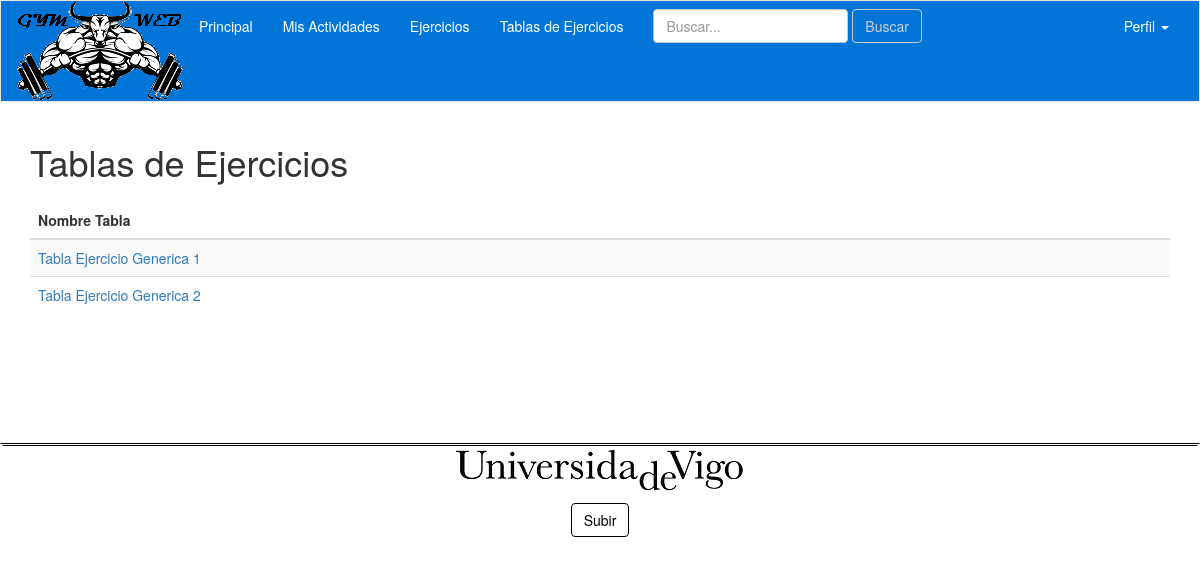
The page /views/Deportista/misTablas.php (signed in) on the database its author committed.
### tables this page shows
CREATE TABLE `tablaejercicios_has_usuario` (
  `TablaEjercicios_idTablaEjercicios` int(11) NOT NULL,
  `Usuario_idUsuario` int(11) NOT NULL
);

CREATE TABLE `tablaejercicios` (
  `idTablaEjercicios` int(11) NOT NULL,
  `nomTabla` varchar(30) DEFAULT NULL,
  `tipoTabla` varchar(30) DEFAULT NULL
);

### model/UsuarioMapper.php (called while the page is built, shortened)
<?php
require_once(__DIR__."/../conexion/bdConexion.php");
class UsuarioMapper{
    public static function getTablasEntrenamientos($idUsuario){
      global $connect;
      $resultado = mysqli_query($connect, 'SELECT * FROM tablaejercicios T, tablaejercicios_has_usuario U WHERE U.Usuario_idUsuario= "'.$idUsuario.'" AND U.TablaEjercicios_idTablaEjercicios = T.idTablaEjercicios ');
      if (mysqli_num_rows($resultado) > 0) {
        return $resultado;
      } else {
          return NULL;
      }
    }
}
?>

### model/Usuario.php (called while the page is built, shortened)
<?php
require_once(__DIR__."/../conexion/bdConexion.php");
require_once(__DIR__."/../model/UsuarioMapper.php");
class Usuario {
  public static function getTablasEntrenamientos($idUsuario){
    return $resultado = UsuarioMapper::getTablasEntrenamientos($idUsuario);
  }
}
?>

### controller/UsuarioController.php (called while the page is built, shortened)
<?php
require_once(__DIR__."/../conexion/bdConexion.php");
require_once(__DIR__."/../model/UsuarioMapper.php");
require_once(__DIR__."/../model/Usuario.php");
class UsuarioController{
	public static function getTablasDeportista($idUsuario){
				$tablaejercicios = Usuario::getTablasEntrenamientos($idUsuario);
				return $tablaejercicios;
	}
}
?>

### views/Deportista/misTablas.php (the view, shortened to what this page needs)
<?php
    $idUsuario=$_SESSION['idUsuario'];
    $tipo=$_SESSION['tipoUsuario'];
  if (($tipo=='DeportistaPEF') || ($tipo=='DeportistaTDU')){
    $row = UsuarioController::getTablasDeportista($idUsuario);
?>
<!DOCTYPE html>
<html lang="en">
  <head>
    <link href="../../css/navbar.css" rel="stylesheet">
    <link href="../../css/bootstrap.min.css" rel="stylesheet">
  </head>
  <body>
  <header>
  	 <?php include("../navbar.php");   ?>
  </header>
  	<div class="container">
     <h1>Tablas de Ejercicios</h1>
     <div class="row" style="margin-top: 20px; margin-bottom: 10px;">
      <div class="table-responsive col-xs-12 col-sm-12 col-md-12 col-lg-12">
        <table class="table table-striped">
         <thead>
            <tr>
              <th>Nombre Tabla</th>
            </tr>
          </thead>
          <tbody>
            <?php
            if($row!=NULL){
              foreach ($row as $tablaejercicios) {
            ?>
            <tr>
              <td><a href="consultarTabla.php?id=<?php echo $tablaejercicios['idTablaEjercicios']; ?>" style="text-decoration: none;"><?php echo $tablaejercicios['nomTabla']; ?></a></td>
            </tr>
            <?php
                }
              }
            ?>
          </tbody>
        </table>
	      </div>
	  </div>
  </div>
   <?php include("../footer.php");   ?>
  </body>
</html>
<?php
  }
?>

### css/navbar.css (style rules this page uses)
a { color: white; }

### rows shown on the page
tablaejercicios_has_usuario: TablaEjercicios_idTablaEjercicios.nomTabla "Tabla Ejercicio Generica 1"
tablaejercicios_has_usuario: TablaEjercicios_idTablaEjercicios.nomTabla "Tabla Ejercicio Generica 2"
